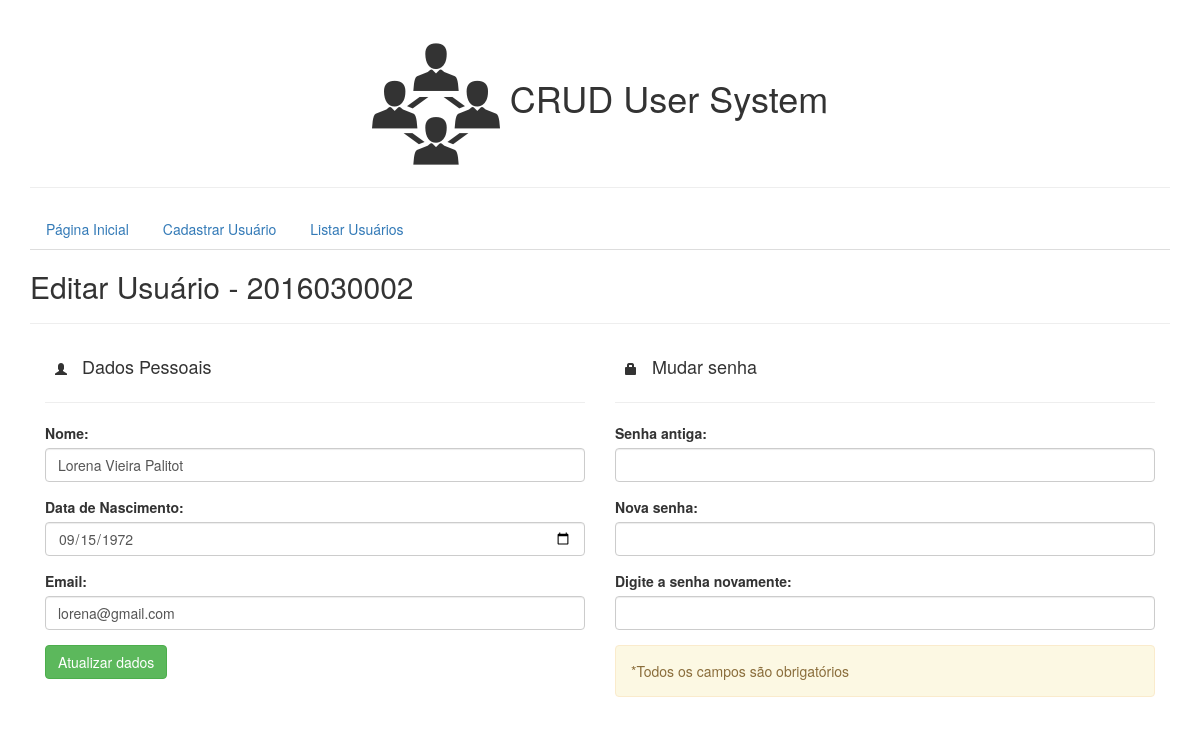
Screenshot of /?pagina=EditarUsuario&mat=2016030002 with the database file from the repository.
### tables this page shows
CREATE TABLE IF NOT EXISTS `usuario` (
  `matricula` int(11) NOT NULL,
  `nome` varchar(100) NOT NULL,
  `dataNasc` date NOT NULL,
  `email` varchar(100) NOT NULL,
  `senha` varchar(128) NOT NULL,
  PRIMARY KEY (`matricula`)
);

### config/config.php (called while the page is built, shortened)
<?php
	$idadeMinima = 0;
	$dataMinima = date("Y-m-d", strtotime("-".$idadeMinima." Years - 2 day"));
	function antiInject($sql){
		$sql = @mysql_real_escape_string($sql);
		return $sql;
	}
?>

### paginas/editarUsuario.php (the view, shortened to what this page needs)
<?php
	$bd = BDConecta();
	$matricula = antiInject(@$_GET['mat']);
	$sql = "SELECT matricula, nome, email, dataNasc FROM usuario WHERE matricula = '".$matricula."' LIMIT 1";
	foreach ($bd->query($sql) as $usuario) {
?>
	<h2>Editar Usuário - <?=$matricula?></h2>
	<hr>
	<div class="col-xs-6">
		<h4>
			<span class="glyphicon glyphicon-user btn-sm" aria-hidden="true"></span>
			Dados Pessoais</h4>
		<hr>
		<form method="post" action="?pagina=editUser&mat=<?=$matricula?>">
			<div class="form-group">
				<label for="nome">Nome:</label>
				<input onkeyup="desbloquearBotao()" type="text" class="form-control" id="nome" name="nome" value="<?=$usuario['nome']?>">
			</div>
			<div class="form-group">
				<label for="dataNasc">Data de Nascimento:</label>
				<input max="<?=$dataMinima?>" onchange="desbloquearBotao()" type="date" class="form-control" id="dataNasc" name="dataNasc" value="<?=$usuario['dataNasc']?>">
			</div>
			<div class="form-group">
				<label for="email">Email:</label>
				<input onkeyup="desbloquearBotao()" type="email" class="form-control" id="email" name="email" value="<?=$usuario['email']?>">
			</div>
			<button id="botao" type="submit" class="btn btn-success">Atualizar dados</button>
		</form>
	</div>
<?php } ?>
<div class="col-xs-6">
	<h4>
		<span class="glyphicon glyphicon-lock btn-sm" aria-hidden="true"></span>
		Mudar senha</h4>
	<hr>
	<form method="post" action="?pagina=alterarSenha&mat=<?=$matricula?>">
		<div class="form-group">
			<label for="pwd">Senha antiga:</label>
			<input onkeyup="desbloquearBotaoSenha()" type="password" class="form-control" id="oldpwd" name="oldpwd">
		</div>
		<div class="form-group">
			<label for="pwd">Nova senha:</label>
			<input onkeyup="desbloquearBotaoSenha()" type="password" class="form-control" id="pwd" name="pwd">
		</div>
		<div class="form-group">
			<label for="repwd">Digite a senha novamente:</label>
			<input onkeyup="desbloquearBotaoSenha()" type="password" class="form-control" id="repwd" name="repwd">
		</div>
		<div id="preenchaSenha" class="alert alert-warning" role="alert"></div>
	</form>
</div>

### rows the page displays
usuario: nome "Lorena Vieira Palitot", dataNasc "09/15/1972", email "lorena@gmail.com"
